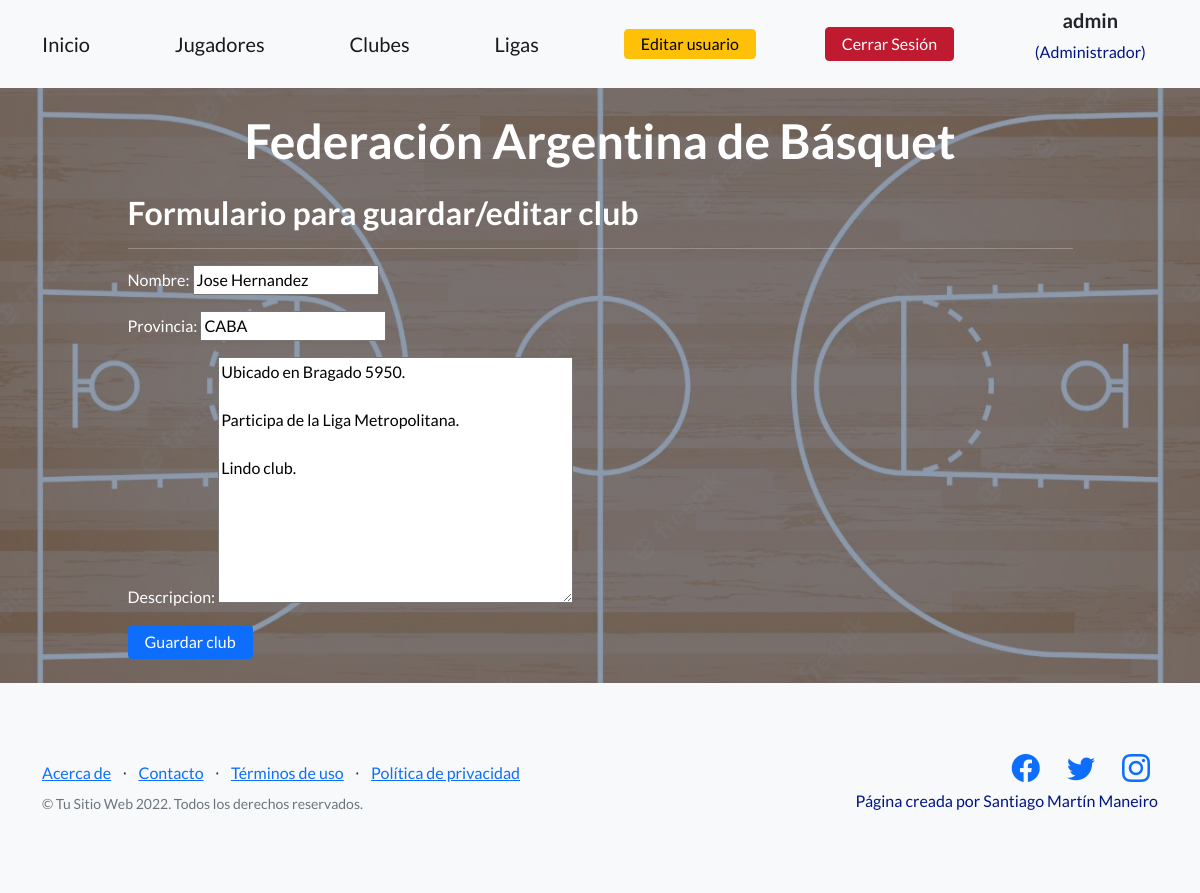
/clubes/8/update (signed in), run on the app's committed database.
### clubes/models.py (models this page shows, shortened)
class Clubes(models.Model):
    nombre = models.CharField(max_length=30)
    provincia = models.CharField(max_length=30)
    descripcion = models.TextField(blank = True, null=True)

### clubes/views.py (the view)
# urls.py: path('<int:pk>/update', views.ClubesUpdateView.as_view(), name='clubes-update'),
class ClubesUpdateView(LoginRequiredMixin, UpdateView):
    model = Clubes
    template_name = "clubes_form.html"
    success_url = reverse_lazy('clubes:clubes-list')
    fields = ['nombre', 'provincia', 'descripcion']

### clubes/templates/clubes_form.html (shortened to what this page needs)
{% extends "index.html" %}
{% load static %}
{% block ProjectManeiro_content %}
<h2>Formulario para guardar/editar club</h2>
<hr></hr>
<form action="" method="POST">
    {{ form.as_p }}
    <input type="submit" class="btn btn-azul" value="Guardar club" />
</form>
{% endblock %}

### home/templates/index.html (shortened to what this page needs)
<!DOCTYPE html>
<html lang="en">
    <head>
        {% load static %}
        <link href="https://cdn.jsdelivr.net/npm/bootstrap-icons@1.5.0/font/bootstrap-icons.css" rel="stylesheet" type="text/css" />
        <link href="{% static 'home/css/styles.css' %}" rel="stylesheet" />
        <link rel="stylesheet" href="https://cdnjs.cloudflare.com/ajax/libs/font-awesome/4.7.0/css/font-awesome.min.css">
    </head>
    <body>
        <nav class="navbar navbar-light bg-light static-top">
            <div class="container">
                <a class="navbar-brand" href="{% url 'home:main' %}">Inicio</a>
                <a class="navbar-brand" href="{% url 'jugadores:jugadores-list' %}">Jugadores</a>
                <a class="navbar-brand" href="{% url 'clubes:clubes-list' %}">Clubes</a>
                <a class="navbar-brand" href="{% url 'ligas:ligas-list' %}">Ligas</a>
                {% if user.is_authenticated %}
                <a class="btn2 btn-warning" href="{% url 'user:user-update' %}">Editar usuario</a>
                <a class="btn btn-primary" href="{% url 'user:user-logout' %}">Cerrar Sesión</a>
                {% else %}
                <a class="btn btn-azul" href="{% url 'user:user-login' %}">Iniciar Sesión</a>
                {% endif %}
                {% if user.is_authenticated %}
                <div class="text-center">
                    <h5>{{ user.username }}</h5>
                        <div class="container">
                        {% if user.is_superuser %}
                        <h7><p style="color: rgb(0, 20, 131)" >(Administrador)</p></h7>
                        {% else %}
                        <h7><p style="color: rgb(0, 20, 131)" >(No eres Administrador)</p></h7>
                        {%endif%}
                        </div>
                {% endif %}
            </div>
        </nav>
        <header class="masthead">
            <div class="container position-relative">
                <div class="row justify-content-center">
                    <div class="col-xl-6">
                        <div class="text-center text-white">
                            <h1 class="mb-5">Federación Argentina de Básquet</h1>
                            <div class="text-lg-start text-white">
                                {% block ProjectManeiro_content %}
                                {% endblock %}
                            </div>
                        </div>
                    </div>
                </div>
            </div>
        </header>
        <footer class="footer bg-light">
            <div class="container">
                <div class="row">
                    <div class="col-lg-6 h-100 text-center text-lg-start my-auto">
                        <ul class="list-inline mb-2">
                            <li class="list-inline-item"><a href="{% url 'home:acerca-de' %}">Acerca de</a></li>
                            <li class="list-inline-item">⋅</li>
                            <li class="list-inline-item"><a href="{% url 'home:contacto' %}">Contacto</a></li>
                            <li class="list-inline-item">⋅</li>
                            <li class="list-inline-item"><a href="#!">Términos de uso</a></li>
                            <li class="list-inline-item">⋅</li>
                            <li class="list-inline-item"><a href="#!">Política de privacidad</a></li>
                        </ul>
                        <p class="text-muted small mb-4 mb-lg-0">&copy; Tu Sitio Web 2022. Todos los derechos reservados.</p>
                    </div>
                    <div class="col-lg-6 h-100 text-center text-lg-end my-auto">
                        <ul class="list-inline mb-0">
                            <li class="list-inline-item me-4">
                                <a href="http://facebook.com/saantiago.martin/"><i class="bi-facebook fs-3"></i></a>
                            </li>
                            <li class="list-inline-item me-4">
                                <a href="http://twitter.com/SantiiManeiro"><i class="bi-twitter fs-3"></i></a>
                            </li>
                            <li class="list-inline-item">
                                <a href="http://instagram.com/santimaneiro/"><i class="bi-instagram fs-3"></i></a>
                            </li>
                            <h7><p style="color: rgb(0, 20, 131)" >Página creada por Santiago Martín Maneiro</p></h7>
                        </ul>
                    </div>
                </div>
            </div>
        </footer>
    </body>
</html>

### data on the page
Clubes: nombre "Jose Hernandez", provincia "CABA", descripcion "Ubicado en Bragado 5950. Participa de la Liga Metropolitana. Lindo club."

### other printed values
{{ user.username }} "admin"
